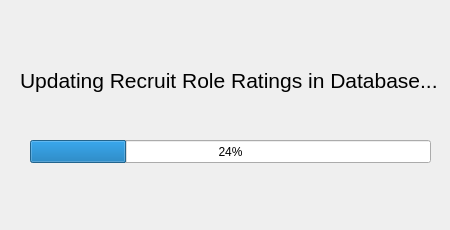
<?xml version="1.0" encoding="UTF-8"?>
<ui version="4.0">
 <class>DialogRoleRatingUpdateDB_Progress</class>
 <widget class="QDialog" name="DialogRoleRatingUpdateDB_Progress">
  <property name="windowModality">
   <enum>Qt::ApplicationModal</enum>
  </property>
  <property name="geometry">
   <rect>
    <x>0</x>
    <y>0</y>
    <width>450</width>
    <height>230</height>
   </rect>
  </property>
  <property name="sizePolicy">
   <sizepolicy hsizetype="Fixed" vsizetype="Fixed">
    <horstretch>0</horstretch>
    <verstretch>0</verstretch>
   </sizepolicy>
  </property>
  <property name="minimumSize">
   <size>
    <width>450</width>
    <height>230</height>
   </size>
  </property>
  <property name="maximumSize">
   <size>
    <width>450</width>
    <height>230</height>
   </size>
  </property>
  <property name="windowTitle">
   <string>Role Ratings - Update Database</string>
  </property>
  <widget class="QLabel" name="label">
   <property name="geometry">
    <rect>
     <x>20</x>
     <y>60</y>
     <width>421</width>
     <height>41</height>
    </rect>
   </property>
   <property name="font">
    <font>
     <family>Arial</family>
     <pointsize>16</pointsize>
    </font>
   </property>
   <property name="text">
    <string>Updating Recruit Role Ratings in Database...</string>
   </property>
  </widget>
  <widget class="QProgressBar" name="progressBar">
   <property name="geometry">
    <rect>
     <x>30</x>
     <y>140</y>
     <width>401</width>
     <height>23</height>
    </rect>
   </property>
   <property name="value">
    <number>24</number>
   </property>
  </widget>
 </widget>
 <resources/>
 <connections/>
</ui>
